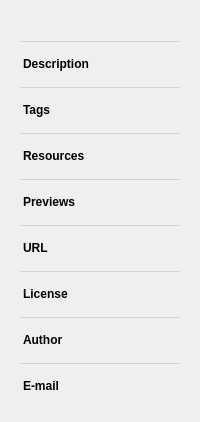
<?xml version="1.0" encoding="UTF-8"?>
<ui version="4.0">
 <class>QgsResourceSharingDetails</class>
 <widget class="QWidget" name="QgsResourceSharingDetails">
  <property name="sizePolicy">
   <sizepolicy hsizetype="Preferred" vsizetype="Preferred">
    <horstretch>0</horstretch>
    <verstretch>0</verstretch>
   </sizepolicy>
  </property>
  <layout class="QVBoxLayout" name="verticalLayout">
   <item>
    <widget class="QLabel" name="titleLabel">
     <property name="textFormat">
      <enum>Qt::RichText</enum>
     </property>
    </widget>
   </item>
   <item>
    <widget class="QWidget" name="resourceTable">
     <layout class="QGridLayout" name="gridLayout">
      <item row="0" column="0" colspan="2">
       <widget class="Line" name="topLine">
        <property name="frameShape">
         <enum>QFrame::HLine</enum>
        </property>
        <property name="frameShadow">
         <enum>QFrame::Plain</enum>
        </property>
        <property name="styleSheet">
         <string notr="true">color:lightgray;</string>
        </property>
       </widget>
      </item>
      <item row="1" column="0">
       <widget class="QLabel" name="descriptionLabel">
        <property name="sizePolicy">
         <sizepolicy hsizetype="Fixed" vsizetype="Fixed">
          <horstretch>0</horstretch>
          <verstretch>0</verstretch>
         </sizepolicy>
        </property>
        <property name="text">
         <string>Description</string>
        </property>
        <property name="alignment">
         <set>Qt::AlignLeading|Qt::AlignTop</set>
        </property>
        <property name="styleSheet">
         <string notr="true">font-weight:bold;padding: 5px 0px;</string>
        </property>
       </widget>
      </item>
      <item row="1" column="1">
       <widget class="QLabel" name="descriptionContent">
        <property name="styleSheet">
         <string notr="true">padding: 5px 20px;</string>
        </property>
        <property name="wordWrap">
         <bool>true</bool>
        </property>
       </widget>
      </item>
      <item row="2" column="0" colspan="2">
       <widget class="Line" name="descriptionLine">
        <property name="frameShape">
         <enum>QFrame::HLine</enum>
        </property>
        <property name="frameShadow">
         <enum>QFrame::Plain</enum>
        </property>
        <property name="styleSheet">
         <string notr="true">color:lightgray;</string>
        </property>
       </widget>
      </item>
      <item row="3" column="0">
       <widget class="QLabel" name="tagsLabel">
        <property name="text">
         <string>Tags</string>
        </property>
        <property name="alignment">
         <set>Qt::AlignLeading|Qt::AlignTop</set>
        </property>
        <property name="styleSheet">
         <string notr="true">font-weight:bold;padding: 5px 0px;</string>
        </property>
       </widget>
      </item>
      <item row="3" column="1">
       <widget class="QLabel" name="tagsContent">
        <property name="styleSheet">
         <string notr="true">padding: 5px 20px;</string>
        </property>
        <property name="wordWrap">
         <bool>true</bool>
        </property>
       </widget>
      </item>
      <item row="4" column="0" colspan="2">
       <widget class="Line" name="tagsLine">
        <property name="frameShape">
         <enum>QFrame::HLine</enum>
        </property>
        <property name="frameShadow">
         <enum>QFrame::Plain</enum>
        </property>
        <property name="styleSheet">
         <string notr="true">color:lightgray;</string>
        </property>
       </widget>
      </item>
      <item row="5" column="0">
       <widget class="QLabel" name="resourcesLabel">
        <property name="text">
         <string>Resources</string>
        </property>
        <property name="alignment">
         <set>Qt::AlignLeading|Qt::AlignTop</set>
        </property>
        <property name="styleSheet">
         <string notr="true">font-weight:bold;padding: 5px 0px;</string>
        </property>
       </widget>
      </item>
      <item row="5" column="1">
       <widget class="QLabel" name="resourcesContent">
        <property name="styleSheet">
         <string notr="true">padding: 5px 20px;</string>
        </property>
        <property name="wordWrap">
         <bool>true</bool>
        </property>
       </widget>
      </item>
      <item row="6" column="0" colspan="2">
       <widget class="Line" name="resourcesLine">
        <property name="frameShape">
         <enum>QFrame::HLine</enum>
        </property>
        <property name="frameShadow">
         <enum>QFrame::Plain</enum>
        </property>
        <property name="styleSheet">
         <string notr="true">color:lightgray;</string>
        </property>
       </widget>
      </item>
      <item row="7" column="0">
       <widget class="QLabel" name="previewsLabel">
        <property name="text">
         <string>Previews</string>
        </property>
        <property name="alignment">
         <set>Qt::AlignLeading|Qt::AlignTop</set>
        </property>
        <property name="styleSheet">
         <string notr="true">font-weight:bold;padding: 5px 0px;</string>
        </property>
       </widget>
      </item>
      <item row="7" column="1">
       <widget class="QWidget" name="previewsContent">
        <sizepolicy hsizetype="Expanding" vsizetype="Preferred">
         <horstretch>0</horstretch>
         <verstretch>0</verstretch>
        </sizepolicy>
        <property name="styleSheet">
         <string notr="true">padding: 5px 20px;</string>
        </property>
        <layout class="QVBoxLayout" name="verticalLayoutPreview">
        </layout>
       </widget>
      </item>
      <item row="8" column="0" colspan="2">
       <widget class="Line" name="previewsLine">
        <property name="frameShape">
         <enum>QFrame::HLine</enum>
        </property>
        <property name="frameShadow">
         <enum>QFrame::Plain</enum>
        </property>
        <property name="styleSheet">
         <string notr="true">color:lightgray;</string>
        </property>
       </widget>
      </item>
      <item row="9" column="0">
       <widget class="QLabel" name="urlLabel">
        <property name="text">
         <string>URL</string>
        </property>
        <property name="alignment">
         <set>Qt::AlignLeading|Qt::AlignTop</set>
        </property>
        <property name="styleSheet">
         <string notr="true">font-weight:bold;padding: 5px 0px;</string>
        </property>
       </widget>
      </item>
      <item row="9" column="1">
       <widget class="QLabel" name="urlContent">
        <property name="textFormat">
         <enum>Qt::RichText</enum>
        </property>
        <property name="textInteractionFlags">
          <set>Qt::TextBrowserInteraction</set>
        </property>
        <property name="openExternalLinks">
         <bool>true</bool>
        </property>
        <property name="styleSheet">
         <string notr="true">padding: 5px 20px;</string>
        </property>
        <property name="wordWrap">
         <bool>true</bool>
        </property>
       </widget>
      </item>
      <item row="10" column="0" colspan="2">
       <widget class="Line" name="urlLine">
        <property name="frameShape">
         <enum>QFrame::HLine</enum>
        </property>
        <property name="frameShadow">
         <enum>QFrame::Plain</enum>
        </property>
        <property name="styleSheet">
         <string notr="true">color:lightgray;</string>
        </property>
       </widget>
      </item>
      <item row="11" column="0">
       <widget class="QLabel" name="licenseLabel">
        <property name="text">
         <string>License</string>
        </property>
        <property name="alignment">
         <set>Qt::AlignLeading|Qt::AlignTop</set>
        </property>
        <property name="styleSheet">
         <string notr="true">font-weight:bold;padding: 5px 0px;</string>
        </property>
       </widget>
      </item>
      <item row="11" column="1">
       <widget class="QLabel" name="licenseContent">
        <property name="textFormat">
         <enum>Qt::RichText</enum>
        </property>
        <property name="textInteractionFlags">
          <set>Qt::TextBrowserInteraction</set>
        </property>
        <property name="openExternalLinks">
         <bool>true</bool>
        </property>
        <property name="styleSheet">
         <string notr="true">padding: 5px 20px;</string>
        </property>
        <property name="wordWrap">
         <bool>true</bool>
        </property>
       </widget>
      </item>
      <item row="12" column="0" colspan="2">
       <widget class="Line" name="licenseLine">
        <property name="frameShape">
         <enum>QFrame::HLine</enum>
        </property>
        <property name="frameShadow">
         <enum>QFrame::Plain</enum>
        </property>
        <property name="styleSheet">
         <string notr="true">color:lightgray;</string>
        </property>
       </widget>
      </item>
      <item row="13" column="0">
       <widget class="QLabel" name="authorLabel">
        <property name="text">
         <string>Author</string>
        </property>
        <property name="alignment">
         <set>Qt::AlignLeading|Qt::AlignTop</set>
        </property>
        <property name="styleSheet">
         <string notr="true">font-weight:bold;padding: 5px 0px;</string>
        </property>
       </widget>
      </item>
      <item row="13" column="1">
       <widget class="QLabel" name="authorContent">
        <property name="styleSheet">
         <string notr="true">padding: 5px 20px;</string>
        </property>
       </widget>
      </item>
      <item row="14" column="0" colspan="2">
       <widget class="Line" name="authorLine">
        <property name="frameShape">
         <enum>QFrame::HLine</enum>
        </property>
        <property name="frameShadow">
         <enum>QFrame::Plain</enum>
        </property>
        <property name="styleSheet">
         <string notr="true">color:lightgray;</string>
        </property>
       </widget>
      </item>
      <item row="15" column="0">
       <widget class="QLabel" name="emailLabel">
        <property name="text">
         <string>E-mail</string>
        </property>
        <property name="alignment">
         <set>Qt::AlignLeading|Qt::AlignTop</set>
        </property>
        <property name="styleSheet">
         <string notr="true">font-weight:bold;padding: 5px 0px;</string>
        </property>
       </widget>
      </item>
      <item row="15" column="1">
       <widget class="QLabel" name="emailContent">
        <property name="textFormat">
         <enum>Qt::RichText</enum>
        </property>
        <property name="textInteractionFlags">
          <set>Qt::TextBrowserInteraction</set>
        </property>
        <property name="openExternalLinks">
         <bool>true</bool>
        </property>
        <property name="styleSheet">
         <string notr="true">padding: 5px 20px;</string>
        </property>
        <property name="wordWrap">
         <bool>true</bool>
        </property>
       </widget>
      </item>
     </layout>
    </widget>
   </item>
   <item>
    <spacer name="verticalSpacer">
     <property name="orientation">
      <enum>Qt::Vertical</enum>
     </property>
     <property name="sizeHint" stdset="0">
      <size>
       <width>20</width>
       <height>0</height>
      </size>
     </property>
    </spacer>
   </item>
  </layout>
 </widget>
</ui>
